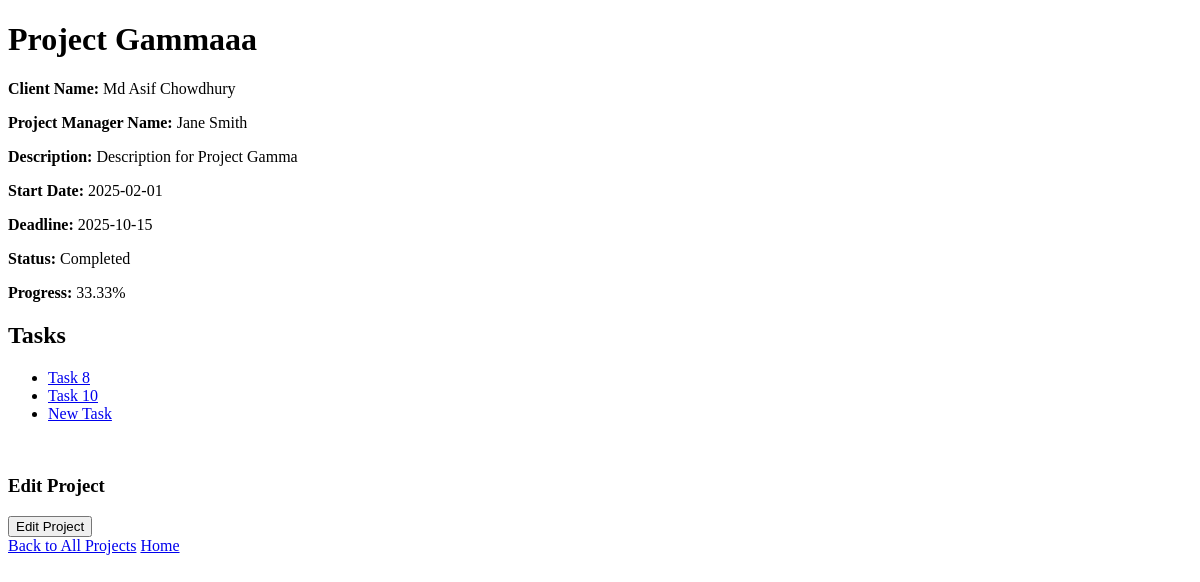
Screenshot of /controller/admin-project-controller.php?action=view_project&project_id=3 (signed in) with the database file from the repository.
### tables this page shows
CREATE TABLE `projects` (
  `project_id` int(11) NOT NULL,
  `client_id` int(11) NOT NULL,
  `pm_id` int(11) DEFAULT NULL,
  `name` varchar(100) NOT NULL,
  `description` text NOT NULL,
  `start_date` date DEFAULT NULL,
  `deadline` date NOT NULL,
  `status` varchar(50) NOT NULL DEFAULT 'Pending Approval',
  `type` varchar(50) NOT NULL DEFAULT 'Proposal',
  `comment` text DEFAULT NULL,
  `client_feedback` text DEFAULT NULL,
  `progress` decimal(5,2) DEFAULT 0.00
);

CREATE TABLE `tasks` (
  `task_id` int(11) NOT NULL,
  `project_id` int(11) NOT NULL,
  `developer_id` int(11) DEFAULT NULL,
  `name` varchar(100) NOT NULL,
  `description` text NOT NULL,
  `start_date` date NOT NULL,
  `deadline` date NOT NULL,
  `status` varchar(50) NOT NULL DEFAULT 'Not Started',
  `pm_comment` text DEFAULT NULL,
  `timestamp` timestamp NOT NULL DEFAULT current_timestamp() ON UPDATE current_timestamp(),
  `file_data` longblob DEFAULT NULL,
  `file_name` varchar(255) DEFAULT NULL,
  `file_type` varchar(255) DEFAULT NULL
);

### model/project-model.php (called while the page is built, shortened)
<?php
function getProjectById($projectId) {
    $conn = getDbConnection();
    $sql = "SELECT p.project_id, p.name, p.description, p.start_date, p.deadline, p.status, p.progress, p.client_feedback,
                   CONCAT(u.firstname, ' ', u.lastname) AS client_name, CONCAT(pm.firstname, ' ', pm.lastname) AS pm_name
            FROM projects p
            JOIN usr u ON p.client_id = u.userid
            LEFT JOIN usr pm ON p.pm_id = pm.userid
            WHERE p.project_id = ?";
    $stmt = $conn->prepare($sql);
    $stmt->bind_param("i", $projectId);
    $stmt->execute();
    $result = $stmt->get_result();
    $project = $result->fetch_assoc();
    return $project;
}
?>

### model/task-model.php (called while the page is built, shortened)
<?php
function getTasksForProject($projectId) {
    $conn = getDbConnection();
    $sql = "SELECT * FROM tasks WHERE project_id = ?";
    $stmt = $conn->prepare($sql);
    $stmt->bind_param("i", $projectId);
    $stmt->execute();
    $result = $stmt->get_result();
    $tasks = [];
    while ($row = $result->fetch_assoc()) {
        $tasks[] = $row;
    }
    return $tasks;
}
?>

### view/admin-project-view.php (the view, shortened to what this page needs)
<!DOCTYPE html>
<html lang="en">
<head>
    <link rel="stylesheet" href="../css/styles.css">
</head>
<body>
<h1><?php echo $project['name']; ?></h1>
<p><strong>Client Name:</strong> <?php echo $project['client_name']; ?></p>
<p><strong>Project Manager Name:</strong> <?php echo $project['pm_name']; ?></p>
<p><strong>Description:</strong> <?php echo $project['description']; ?></p>
<p><strong>Start Date:</strong> <?php echo $project['start_date']; ?></p>
<p><strong>Deadline:</strong> <?php echo $project['deadline']; ?></p>
<p><strong>Status:</strong> <?php echo $project['status']; ?></p>
<p><strong>Progress:</strong> <?php echo $project['progress']; ?>%</p>
<h2>Tasks</h2>
<ul>
    <?php foreach ($tasks as $task) { ?>
        <li>
            <a href="../controller/admin-task-controller.php?action=view&task_id=<?php echo $task['task_id']; ?>"><?php echo $task['name']; ?></a>
        </li>
    <?php } ?>
</ul>
<br>
<h3>Edit Project</h3>
<form action="../controller/admin-project-controller.php?action=show_edit_project_form" method="post">
    <button type="submit">Edit Project</button>
</form>
<a href="../controller/admin-project-controller.php?action=show_all_projects">Back to All Projects</a>
<a href="../controller/user-dashboard-controller.php">Home</a>
</body>
</html>

### rows the page displays
projects: name "Project Gammaaa", description "Description for Project Gamma", start_date "2025-02-01", deadline "2025-10-15", status "Completed", progress "33.33"
tasks: name "Task 8"
tasks: name "Task 10"
tasks: name "New Task"

### other values shown
$project['client_name'] "Md Asif Chowdhury"
$project['pm_name'] "Jane Smith"
